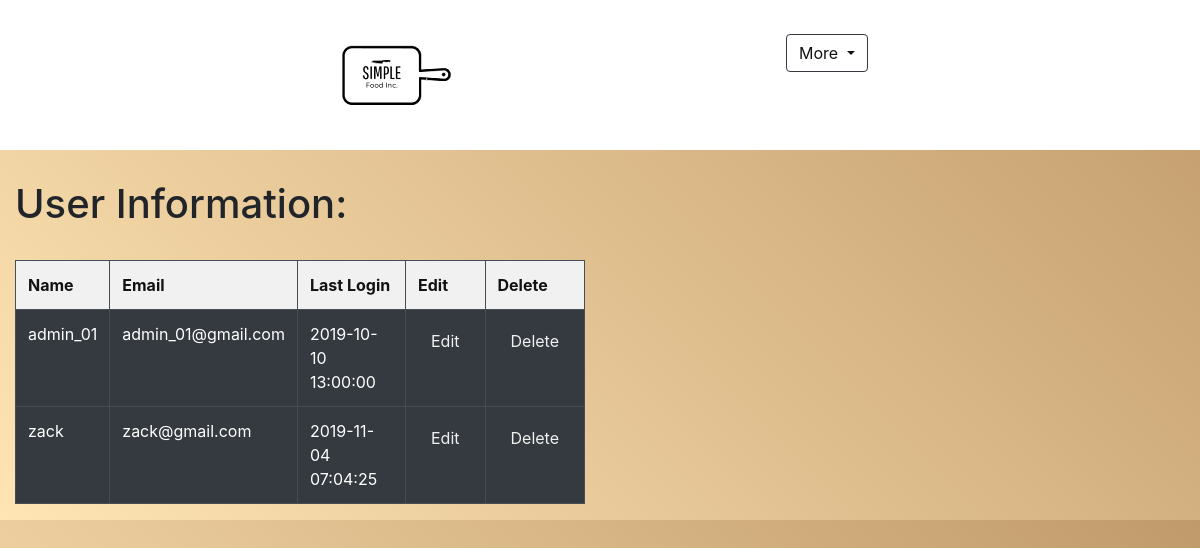
The app's page /admin.php with its own data.
### tables this page shows
CREATE TABLE IF NOT EXISTS `users` (
  `user_ID` int(11) NOT NULL AUTO_INCREMENT,
  `user_name` varchar(255) NOT NULL,
  `user_password` varchar(255) NOT NULL,
  `user_email` varchar(255) NOT NULL,
  `user_role` int(11) NOT NULL DEFAULT '1',
  `user_last_login` datetime NOT NULL,
  PRIMARY KEY (`user_ID`),
  UNIQUE KEY `user_name` (`user_name`)
);

### admin.php (the view, shortened to what this page needs)
<!DOCTYPE html>
<html lang="en">
<head>
    <link rel="stylesheet" href="https://stackpath.bootstrapcdn.com/bootstrap/4.3.1/css/bootstrap.min.css">
</head>
<body>
    <?php
        include "header.php";
    ?>
    <div class="container-fluid dash">
        <div class="row">
            <div class="col-6">
                <h1>User Information:</h1>
                <br>
                <table border="1" class="table table-dark">
                    <tr bgcolor="f1f1f1" style="color:#131212">
                        <th>Name</th>
                        <th>Email</th>
                        <th>Last Login</th>
                        <th>Edit</th>
                        <th>Delete</th>
                    </tr>
                        <?php
                            include "conn.php";
                            $sql = "select * from users";
                            $result = mysqli_query($conn, $sql);
                            while($rows = mysqli_fetch_array($result))
                            {
                                echo "<tr>";
                                echo "<td>".$rows['user_name']."</td>";
                                echo "<td>".$rows['user_email']."</td>";
                                echo "<td>".$rows['user_last_login']."</td>";
                                echo "<td><a href='edit.php?id=".$rows['user_ID']."'><button  class='btn btn-outline-dark ' style='color:#f1f1f1'>Edit</button></a></td>";
                                echo "<td><a href='delete.php?id=".$rows['user_ID']."'><button  class='btn btn-outline-dark' style='color:#f1f1f1'>Delete</button></a></td>";
                                echo "</tr>";
                            }
                        ?>
                </table>
            </div>
        </div>
    </div>
</body>
</html>

### admin.php (style rules this page uses)
body { background: linear-gradient(45deg, rgba(255,229,180,1) 0%, rgba(193,154,107,1) 100%); }
a { color: #131212; }
.dash { margin-top: 15%; }

### header.php (style rules this page uses)
.btn-outline-dark { color: #131212; }
* { box-sizing: border-box; }
.row:after { content: ""; display: table; clear: both; }

### records on screen
users: user_name "admin_01", user_email "admin_01@gmail.com", user_last_login "2019-10-10 13:00:00"
users: user_name "zack", user_email "zack@gmail.com", user_last_login "2019-11-04 07:04:25"
